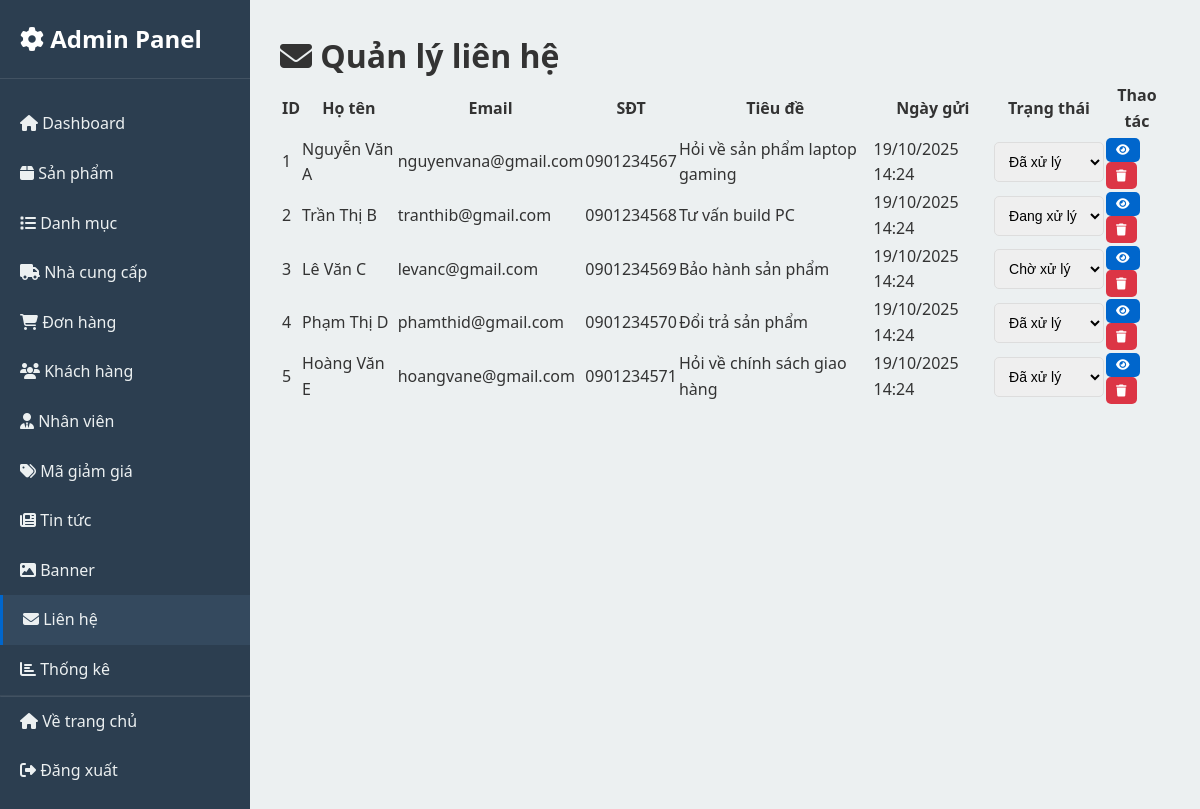
/admin/contacts/index.php (signed in), run on the app's committed database.
### tables this page shows
CREATE TABLE contacts (
    id INT PRIMARY KEY AUTO_INCREMENT,
    name VARCHAR(100) NOT NULL,
    email VARCHAR(100) NOT NULL,
    phone VARCHAR(20),
    subject VARCHAR(200),
    message TEXT NOT NULL,
    status ENUM('pending', 'processing', 'resolved') DEFAULT 'pending',
    created_at TIMESTAMP DEFAULT CURRENT_TIMESTAMP
);

### models/Contact.php (called while the page is built, shortened)
<?php
class Contact {
    private $db;
    public function __construct() {
        $this->db = new Database();
    }
    public function getAllContacts($status = null) {
        $sql = "SELECT * FROM contacts";
        $params = [];
        $sql .= " ORDER BY created_at DESC";
        return $this->db->fetchAll($sql, $params);
    }
}
?>

### includes/Database.php (called while the page is built, shortened)
<?php
class Database {
    private $host = DB_HOST;
    private $db_name = DB_NAME;
    private $username = DB_USER;
    private $password = DB_PASS;
    private $charset = DB_CHARSET;
    public function connect() {
        try {
            $dsn = "mysql:host={$this->host};dbname={$this->db_name};charset={$this->charset}";
            $options = [
                PDO::ATTR_ERRMODE => PDO::ERRMODE_EXCEPTION,
                PDO::ATTR_DEFAULT_FETCH_MODE => PDO::FETCH_ASSOC,
                PDO::ATTR_EMULATE_PREPARES => false,
            ];
            $this->conn = new PDO($dsn, $this->username, $this->password, $options);
            return $this->conn;
        } catch(PDOException $e) {
            die("Lỗi kết nối database: " . $e->getMessage());
        }
    }
    public function query($sql, $params = []) {
        try {
            $stmt = $this->connect()->prepare($sql);
            $stmt->execute($params);
            return $stmt;
        } catch(PDOException $e) {
            error_log("Database Query Error: " . $e->getMessage());
            return false;
        }
    }
    public function fetchAll($sql, $params = []) {
        $stmt = $this->query($sql, $params);
        return $stmt ? $stmt->fetchAll() : [];
    }
}
?>

### includes/functions.php (called while the page is built, shortened)
<?php
function formatDate($date, $format = 'd/m/Y H:i') {
    return date($format, strtotime($date));
}
?>

### admin/contacts/index.php (the view, shortened to what this page needs)
<?php
require_once __DIR__ . '/../../includes/Database.php';
require_once __DIR__ . '/../../includes/functions.php';
require_once __DIR__ . '/../../models/Contact.php';
$contactModel = new Contact();
$contacts = $contactModel->getAllContacts();
include __DIR__ . '/../layout.php';
?>
            <h1><i class="fas fa-envelope"></i> Quản lý liên hệ</h1>
            <div class="data-table">
                <table>
                    <thead>
                        <tr>
                            <th>ID</th>
                            <th>Họ tên</th>
                            <th>Email</th>
                            <th>SĐT</th>
                            <th>Tiêu đề</th>
                            <th>Ngày gửi</th>
                            <th>Trạng thái</th>
                            <th>Thao tác</th>
                        </tr>
                    </thead>
                    <tbody>
                        <?php foreach ($contacts as $contact): ?>
                        <tr>
                            <td><?php echo $contact['id']; ?></td>
                            <td><?php echo htmlspecialchars($contact['name']); ?></td>
                            <td><?php echo htmlspecialchars($contact['email']); ?></td>
                            <td><?php echo htmlspecialchars($contact['phone']); ?></td>
                            <td><?php echo htmlspecialchars($contact['subject']); ?></td>
                            <td><?php echo formatDate($contact['created_at'], 'd/m/Y H:i'); ?></td>
                            <td>
                                <form method="POST" style="display: inline;">
                                    <select name="status" class="form-control" style="width: auto;"
                                            onchange="if(confirm('Cập nhật trạng thái?')) this.form.submit()">
                                        <option value="pending" <?php echo $contact['status'] === 'pending' ? 'selected' : ''; ?>>Chờ xử lý</option>
                                        <option value="processing" <?php echo $contact['status'] === 'processing' ? 'selected' : ''; ?>>Đang xử lý</option>
                                        <option value="resolved" <?php echo $contact['status'] === 'resolved' ? 'selected' : ''; ?>>Đã xử lý</option>
                                    </select>
                                </form>
                            </td>
                            <td>
                                <button class="btn btn-sm btn-primary" onclick="viewMessage(<?php echo $contact['id']; ?>, '<?php echo htmlspecialchars($contact['message'], ENT_QUOTES); ?>')">
                                    <i class="fas fa-eye"></i>
                                </button>
                                <a href="?delete=<?php echo $contact['id']; ?>" class="btn btn-sm btn-danger"
                                   onclick="return confirm('Xóa liên hệ này?')">
                                    <i class="fas fa-trash"></i>
                                </a>
                            </td>
                        </tr>
                        <?php endforeach; ?>
                    </tbody>
                </table>
            </div>
        </main>
    </div>
</body>
</html>

### assets/css/style.css (style rules this page uses)
* { margin: 0; padding: 0; box-sizing: border-box; }
:root { --primary-color: #0066cc; --secondary-color: #ff6b35; --success-color: #28a745; --danger-color: #dc3545; --warning-color: #ffc107; --info-color: #17a2b8; --dark-color: #333; --light-color: #f8f9fa; --border-color: #ddd; --shadow: 0 2px 10px rgba(0,0,0,0.1); }
body { font-family: 'Segoe UI', Tahoma, Geneva, Verdana, sans-serif; line-height: 1.6; color: var(--dark-color); background: #fff; }
a { text-decoration: none; color: inherit; transition: all 0.3s ease; }
.btn { flex: 1; padding: 10px; border: none; border-radius: 5px; cursor: pointer; font-weight: 500; transition: all 0.3s ease; }
.form-control { width: 100%; padding: 10px; border: 1px solid var(--border-color); border-radius: 5px; outline: none; font-size: 14px; }
.btn-primary { background: var(--primary-color); color: #fff; }
.btn-danger { background: var(--danger-color); color: #fff; }
.btn-sm { padding: 5px 10px; font-size: 12px; }

### data on the page
contacts: id "1", name "Nguyễn Văn A", email "nguyenvana@gmail.com", phone "0901234567", subject "Hỏi về sản phẩm laptop gaming", created_at "19/10/2025 14:24", status "Đã xử lý"
contacts: id "2", name "Trần Thị B", email "tranthib@gmail.com", phone "0901234568", subject "Tư vấn build PC", created_at "19/10/2025 14:24", status "Đang xử lý"
contacts: id "3", name "Lê Văn C", email "levanc@gmail.com", phone "0901234569", subject "Bảo hành sản phẩm", created_at "19/10/2025 14:24", status "Chờ xử lý"
contacts: id "4", name "Phạm Thị D", email "phamthid@gmail.com", phone "0901234570", subject "Đổi trả sản phẩm", created_at "19/10/2025 14:24", status "Đã xử lý"
contacts: id "5", name "Hoàng Văn E", email "hoangvane@gmail.com", phone "0901234571", subject "Hỏi về chính sách giao hàng", created_at "19/10/2025 14:24", status "Đã xử lý"
